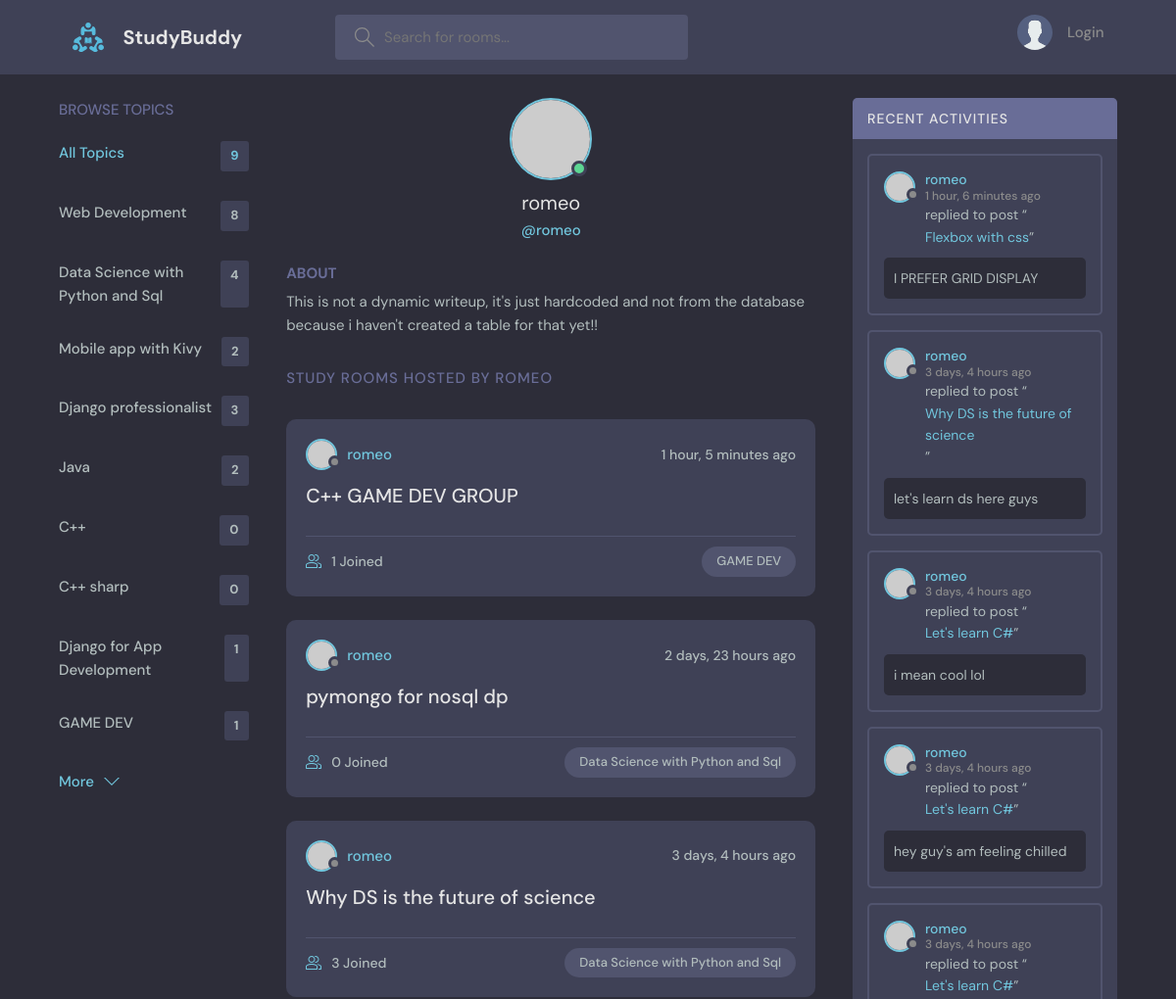
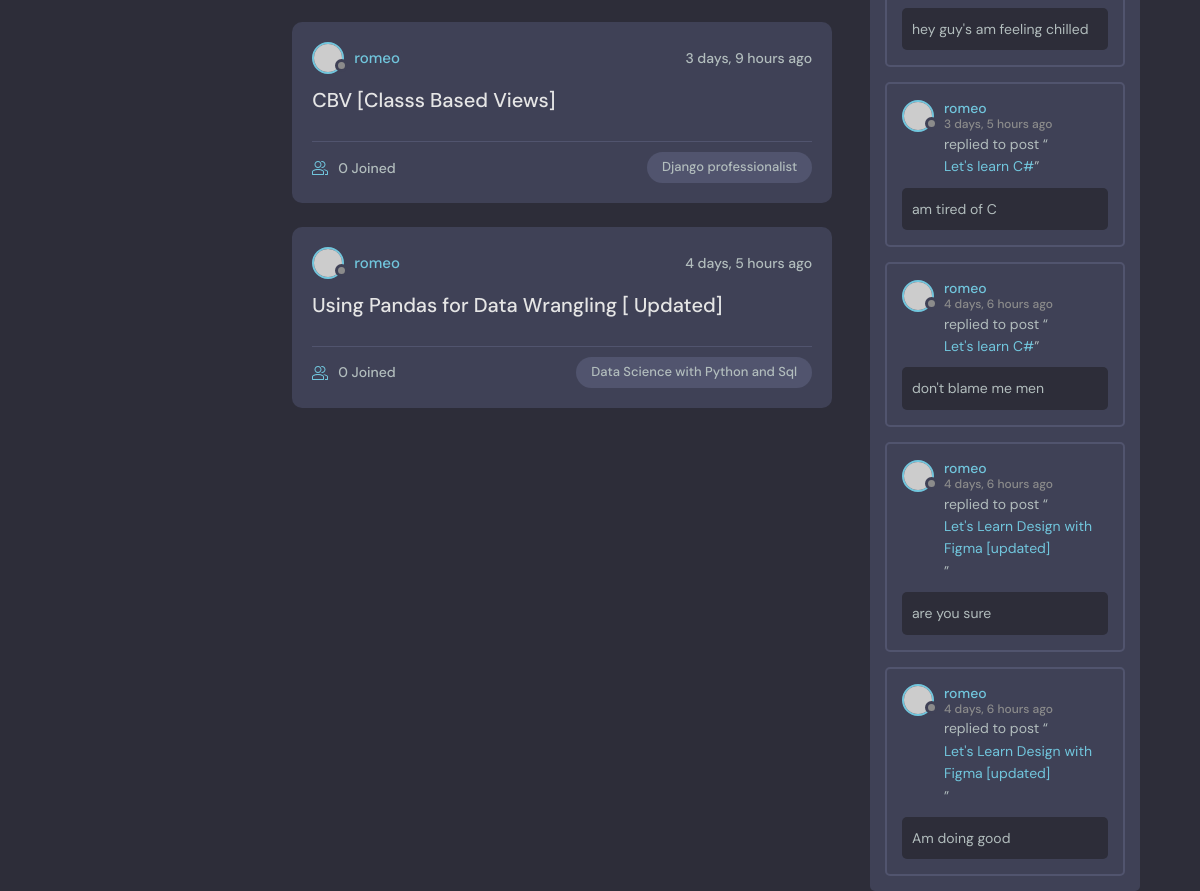
The app's page /profile/2/ with its own data (2 pictures, top to bottom).
### baseapp/models.py (models this page shows, shortened)
class Topic(models.Model):
    name = models.CharField(max_length=300)
    def __str__(self):
        return self.name

class Room(models.Model):
    host = models.ForeignKey(User, on_delete=models.SET_NULL, null=True)
    topic = models.ForeignKey(Topic, on_delete=models.SET_NULL, null=True)
    name = models.CharField(max_length=200)
    description = models.TextField(null=True, blank=True)
    created = models.DateTimeField(auto_now_add=True)
    updated = models.DateTimeField(auto_now=True)
    participants = models.ManyToManyField(User, related_name='participants', blank=True)
    class Meta:
        ordering = ['-updated', '-created']

class Message(models.Model):
    user = models.ForeignKey(User, on_delete=models.CASCADE)
    room = models.ForeignKey(Room, on_delete=models.CASCADE)
    body = models.TextField()
    created = models.DateTimeField(auto_now_add=True)
    updated = models.DateTimeField(auto_now=True)
    def __str__(self):
        return self.body[0:60]
    class Meta:
        ordering = ['-updated', '-created']

### baseapp/views.py (the view)
# urls.py: path("profile/<str:pk>/", views.userProfile, name='user-profile'),
def userProfile(request, pk):
    user = User.objects.get(id=pk)
    rooms = user.room_set.all()
    room_messages = user.message_set.all()
    topics = Topic.objects.all()
    context = {'user':user, 'rooms': rooms, 'room_messages' : room_messages, 'topics': topics}
    return render(request, 'baseapp/profile.html', context)

### baseapp/templates/baseapp/profile.html (shortened to what this page needs)
{% extends 'main.html'%}
{%block content %}
  <main class="profile-page layout layout--3">
    <div class="container">
      <div class="topics">
        <div class="topics__header">
          <h2>Browse Topics</h2>
        </div>
        <ul class="topics__list">
          {%include 'baseapp/topics_component.html' %}
        </ul>
        <a class="btn btn--link" href="topics.html">
          More
          <svg version="1.1" xmlns="http://www.w3.org/2000/svg" width="32" height="32" viewBox="0 0 32 32">
            <title>chevron-down</title>
            <path d="M16 21l-13-13h-3l16 16 16-16h-3l-13 13z"></path>
          </svg>
        </a>
      </div>
      <div class="roomList">
        <div class="profile">
          <div class="profile__avatar">
            <div class="avatar avatar--large active">
              <img src="https://randomuser.me/api/portraits/men/11.jpg" />
            </div>
          </div>
          <div class="profile__info">
            <h3>{{user.username}}</h3>
            <p>@{{user.username}}</p>
          </div>
          <div class="profile__about">
            <h3>About</h3>
            <p>
              This is not a dynamic writeup, it's just hardcoded and not from the database
              because i haven't created a table for that yet!!
            </p>
          </div>
        </div>
        <div class="roomList__header">
          <div>
            <h2>Study Rooms Hosted by {{user.username}}</a>
            </h2>
          </div>
        </div>
          {%include 'baseapp/feed_component.html' %}
              <div class="activities">
                <div class="activities__header">
                  <h2>Recent Activities</h2>
                  </div>
                  {%include 'baseapp/activity_component.html' %}
              </div>
    </div>
  </main>
{%endblock content%}

### baseapp/templates/baseapp/topics_component.html
{%block content%}
{%if topics%}
    <li>
        <a href="{%url 'home' %}" class="active"> All Topics <span>{{topics.count}}</span></a>
    </li>
    {% for topic in topics%}
         <li>
            <a href="{% url 'home' %}?q={{topic.name}}"> {{topic.name}} <span>{{topic.room_set.all.count}}</span></a>
        </li>
    {%endfor%}
{%endif%}
{% endblock content%}

### baseapp/templates/baseapp/feed_component.html (shortened to what this page needs)
{% for room in rooms%}
<div class="roomListRoom">
            <div class="roomListRoom__header">
              <a href="{%url 'user-profile' room.host.id%}" class="roomListRoom__author">
                <div class="avatar avatar--small">
                  <img src="https://randomuser.me/api/portraits/women/11.jpg" />
                </div>
                <span>{{room.host.username}}</span>
              </a>
              <div class="roomListRoom__actions">
                <span>{{room.created | timesince }} ago</span>
              </div>
            </div>
            <div class="roomListRoom__content">
              <a href="{%url 'room' room.id%}">{{room.name}}</a>
            </div>
            <div class="roomListRoom__meta">
              <a href="{%url 'room' room.id %}" class="roomListRoom__joined">
                {{room.participants.all.count}} Joined
              </a>
              <p class="roomListRoom__topic">{{room.topic}}</p>
            </div>
          </div>
{%endfor%}
</div>

### baseapp/templates/baseapp/activity_component.html (shortened to what this page needs)
{% for message in room_messages%}
        <div class="activities__box">
            <div class="activities__boxHeader roomListRoom__header">
                <a href="{% url 'user-profile' message.user.id %}" class="roomListRoom__author">
                  <div class="avatar avatar--small">
                    <img src="https://randomuser.me/api/portraits/women/11.jpg" />
                  </div>
                  <p>
                    {{message.user.username}}
                    <span>{{message.created | timesince }} ago</span>
                  </p>
                </a>
              </div>
              <div class="activities__boxContent">
                <p>replied to post “<a href="{%url 'room' message.room.id%}">{{message.room.name}}</a>”</p>
                <div class="activities__boxRoomContent">
                  {{message}}
                </div>
            </div>
        </div>
{%endfor%}

### records on screen
Topic: name "Web Development", room_set.all.count "8"
Topic: name "Data Science with Python and Sql", room_set.all.count "4"
Topic: name "Mobile app with Kivy", room_set.all.count "2"
Topic: name "Django professionalist", room_set.all.count "3"
Topic: name "Java", room_set.all.count "2"
Topic: name "C++", room_set.all.count "0"
Topic: name "C++ sharp", room_set.all.count "0"
Topic: name "Django for App Development", room_set.all.count "1"
Topic: name "GAME DEV", room_set.all.count "1"
Room: host.username "romeo", created "1 hour, 5 minutes", name "C++ GAME DEV GROUP", participants.all.count "1", topic "GAME DEV"
Room: host.username "romeo", created "2 days, 23 hours", name "pymongo for nosql dp", participants.all.count "0", topic "Data Science with Python and Sql"
Room: host.username "romeo", created "3 days, 4 hours", name "Why DS is the future of science", participants.all.count "3", topic "Data Science with Python and Sql"
Room: host.username "romeo", created "3 days, 9 hours", name "CBV [Classs Based Views]", participants.all.count "0", topic "Django professionalist"
Room: host.username "romeo", created "4 days, 5 hours", name "Using Pandas for Data Wrangling [ Updated]", participants.all.count "0", topic "Data Science with Python and Sql"
Message: user.username "romeo", created "1 hour, 6 minutes", room.name "Flexbox with css", body "I PREFER GRID DISPLAY"
Message: user.username "romeo", created "3 days, 4 hours", room.name "Why DS is the future of science", body "let's learn ds here guys"
Message: user.username "romeo", created "3 days, 4 hours", room.name "Let's learn C#", body "i mean cool lol"
Message: user.username "romeo", created "3 days, 4 hours", room.name "Let's learn C#", body "hey guy's am feeling chilled"
Message: user.username "romeo", created "3 days, 4 hours", room.name "Let's learn C#", body "hey guy's am feeling chilled"
Message: user.username "romeo", created "3 days, 5 hours", room.name "Let's learn C#", body "am tired of C"
Message: user.username "romeo", created "4 days, 6 hours", room.name "Let's learn C#", body "don't blame me men"
Message: user.username "romeo", created "4 days, 6 hours", room.name "Let's Learn Design with Figma [updated]", body "are you sure"
Message: user.username "romeo", created "4 days, 6 hours", room.name "Let's Learn Design with Figma [updated]", body "Am doing good"

### other values on screen
{{ topics.count }} "9"
{{ user.username }} "romeo"
{{ user.username }} "ROMEO"
